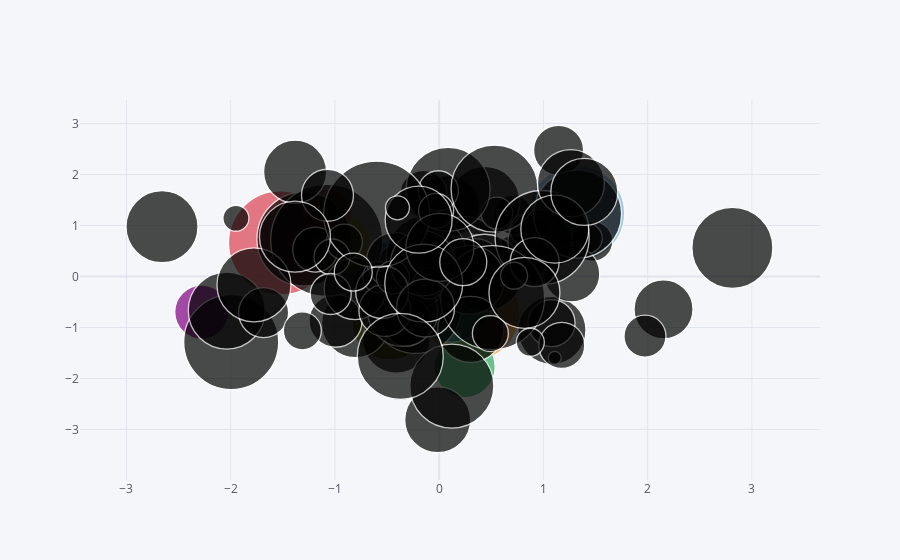

The notebook cell this image was saved under:
### Code cell
df1.iplot(kind = "bubble", x = "A", y = "B", size = "C")
